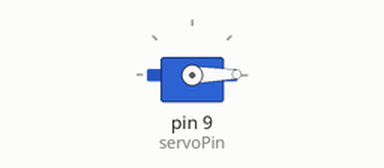
Simulated run of this sketch. Board: Arduino Uno, built with avr-gcc and run on an emulated ATmega328P. Shown: servo.

Above: at 0.05 s.
At 1.35 s:
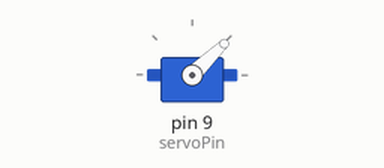
At 2.7 s:
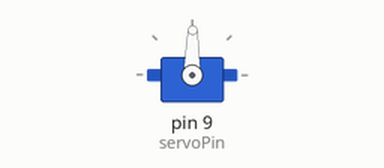
At 5.4 s:
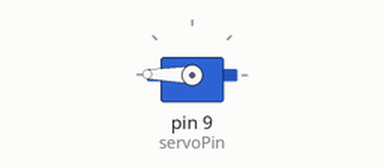
Timing chart, 0 to 7.1 s (numbered marks = the images above):
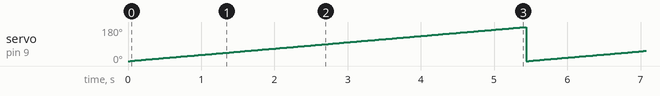

The sketch:

servoMotor.ino
```cpp
#include <Servo.h>
int servoPin = 9;
int waitTime = 2000;
int rotationAngle;
int rotationAngle1 = 180;
Servo myServo;

void setup() {
  // put your setup code here, to run once:
  Serial.begin(9600);
  myServo.attach(servoPin);

}

void loop() {
  // put your main code here, to run repeatedly:

  /**
  myServo.write(rotationAngle);
  delay(waitTime);
  myServo.write(rotationAngle1);
  delay(waitTime);
  */
  for (rotationAngle = 0; rotationAngle <= 180; rotationAngle++)
  {
    myServo.write(rotationAngle);
    delay(30);
  }
  /**
  for (rotationAngle = 180; rotationAngle >= 0; rotationAngle--)
  {
    myServo.write(rotationAngle);
    delay(15);
  }
  */
}
```

Measured:
- by itself, servo on pin 9 (servoPin): ramps from 0° to 180° and jumps back, once every 5.4 s
